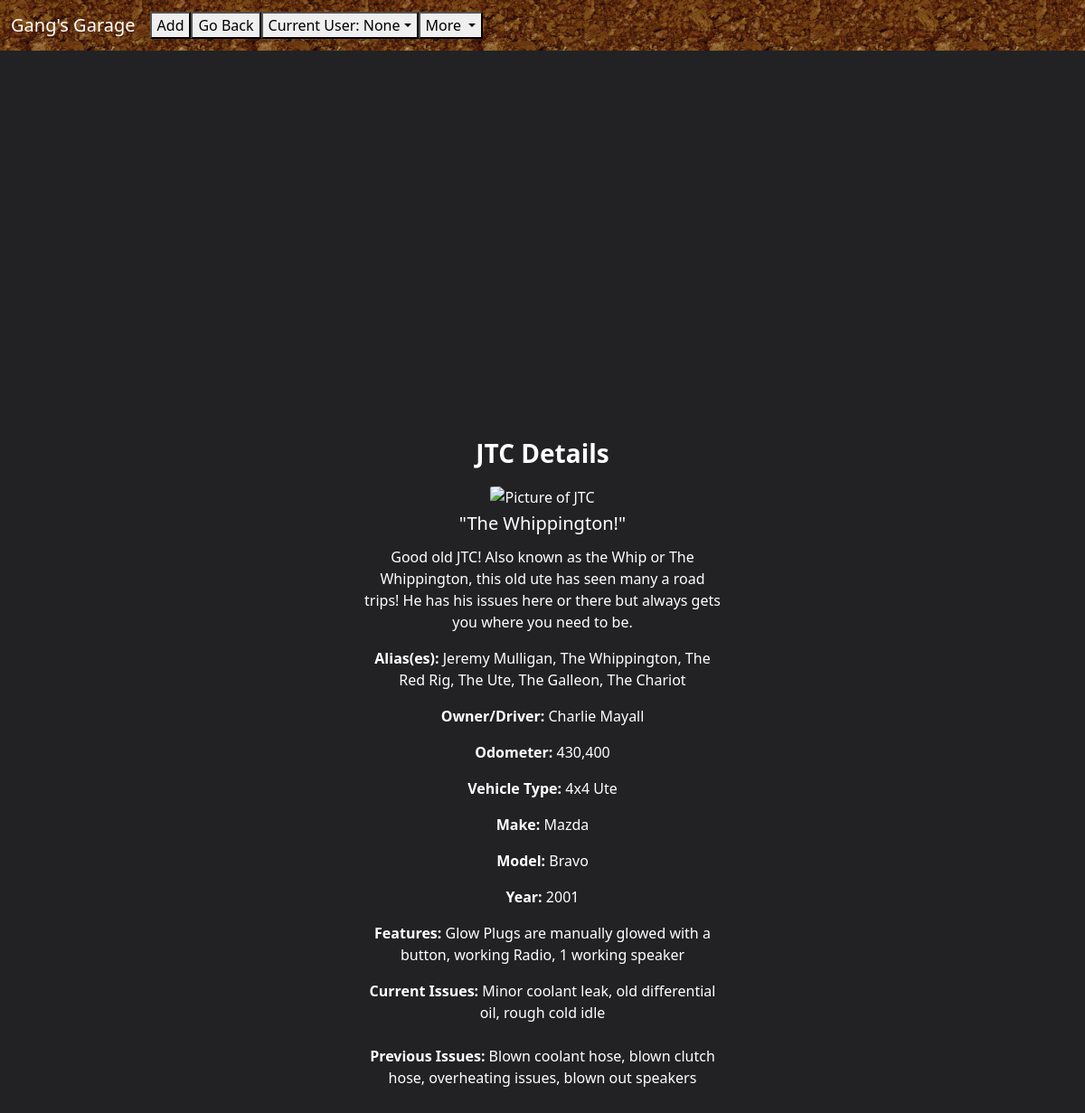
Page /view_vehicle?id=1 on the earlier database version.
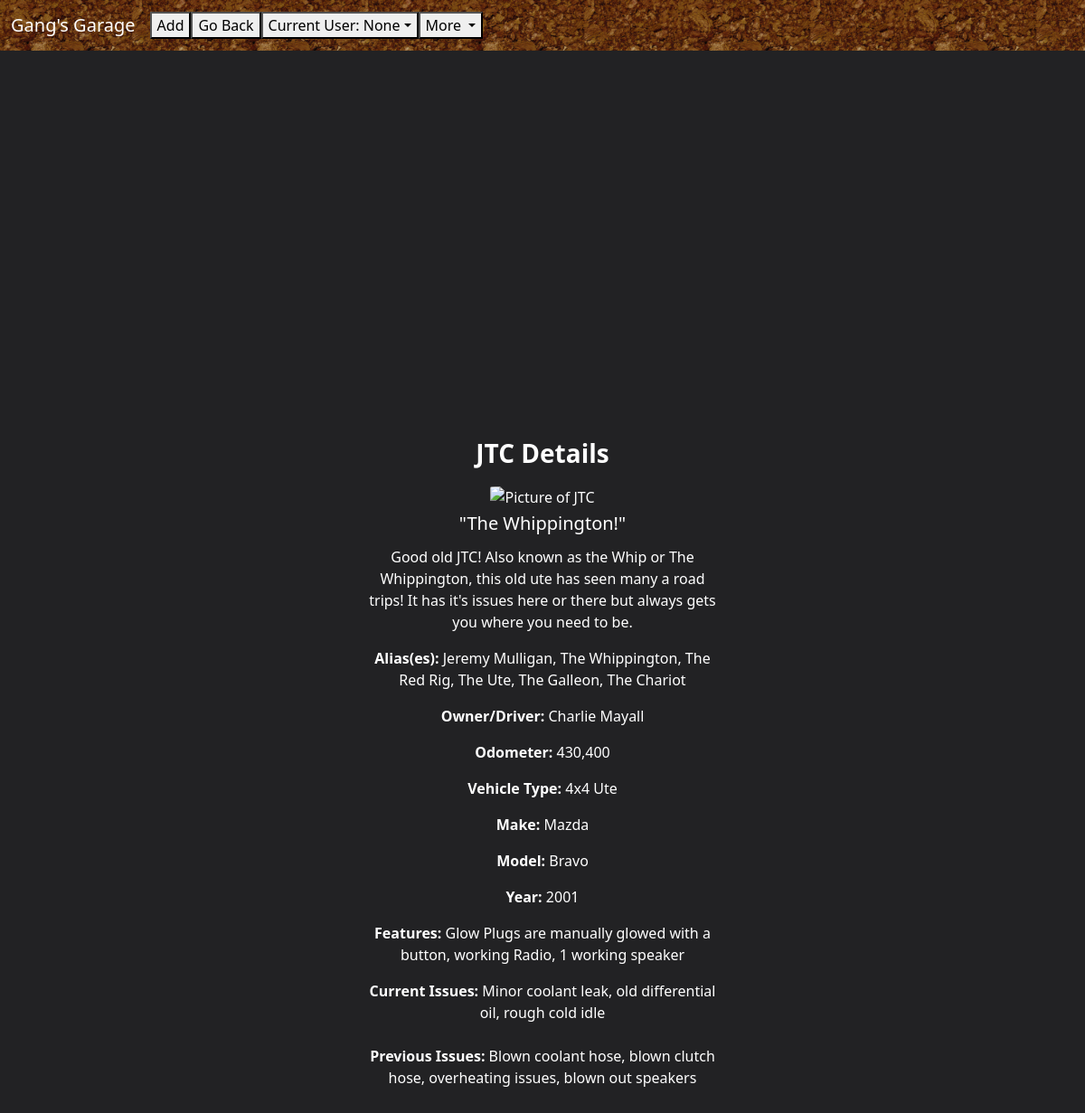
Same page on the later database version.
### models.py (models this page shows, shortened)
class Vehicle(db.Model):
    id = db.Column(db.Integer, primary_key=True)
    image = db.Column(db.String, nullable=True)
    name = db.Column(db.String(100), nullable=False)
    alias = db.Column(db.String(100), nullable=True)
    quote = db.Column(db.String(100), nullable = True)
    description = db.Column(db.Text)
    odometer =  db.Column(db.String(100), nullable = True)
    owner = db.Column(db.String(100), nullable = True)
    type = db.Column(db.String(100), nullable=True)
    make = db.Column(db.String(100), nullable=True)
    model = db.Column(db.String(100), nullable=True)
    year = db.Column(db.Integer, nullable = True)
    features = db.Column(db.Text)
    currentissues = db.Column(db.Text)
    previousissues = db.Column(db.Text)
    databaseid = db.Column(db.Integer, nullable = False)

### functions.py (the view)
    @app.route('/view_vehicle', methods=['GET'])
    def view_vehicle():
        ActiveUser=request.args.get('ActiveUser')
        userid=request.args.get('userid')
        id = request.args.get('id')
        vehicle = Vehicle.query.get(id)
        return render_template('view_vehicle.html', vehicle = vehicle, ActiveUser=ActiveUser, userid=userid)

### templates/view_vehicle.html
{% extends "base.html" %} {% block title %}Home{% endblock %}{% block content %}
<div class="whitetext othercenter" style="position:absolute; text-align:center; margin-top: -300px; padding-bottom: 1100px;">
  <h3 class="text-center justify-content-center padding"><b>{{vehicle.name}} Details</b></h3>
  <img
    src="{{vehicle.image}}"
    class="card-img-top"
    alt="Picture of {{vehicle.name}}"
  />
  <h5 class="card-text text-center smallpadding">"{{vehicle.quote}}"</h5>
  <p class="card-text text-center"><b></b>{{vehicle.description}}</p>
  <p class="card-text"><b>Alias(es): </b> {{vehicle.alias}}</p>
  <p class="card-text"><b>Owner/Driver: </b> {{vehicle.owner}}</p>
  <p class="card-text"><b>Odometer: </b>{{vehicle.odometer}}</p>
  <p class="card-text"><b>Vehicle Type: </b> {{vehicle.type}}</p>
  <p class="card-text"><b>Make: </b>{{vehicle.make}}</p>
  <p class="card-text"><b>Model:</b> {{vehicle.model}}</p>
  <p class="card-text"><b>Year: </b>{{vehicle.year}}</p>
  <p class="card-text"><b>Features: </b>{{vehicle.features}}</p>
  <p class="card-text">
  <b>Current Issues: </b> {{vehicle.currentissues}} <br />
  <br /><b>Previous Issues: </b>{{vehicle.previousissues}}
  <br>
  </p>
</div>
{%endblock%}

Differences in the rows shown:
changed Vehicle "JTC": description "…many a road trips! He has his issues here or there…" → "…many a road trips! It has it's issues here or there…"
